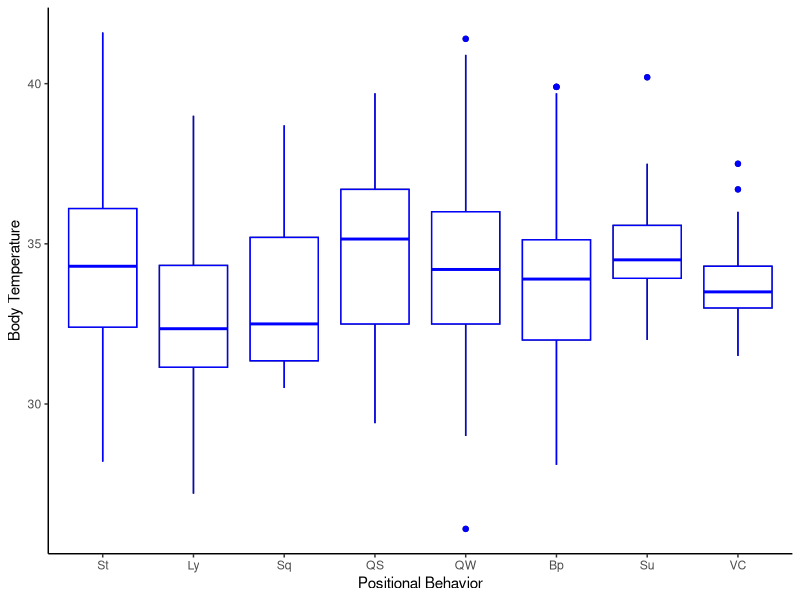
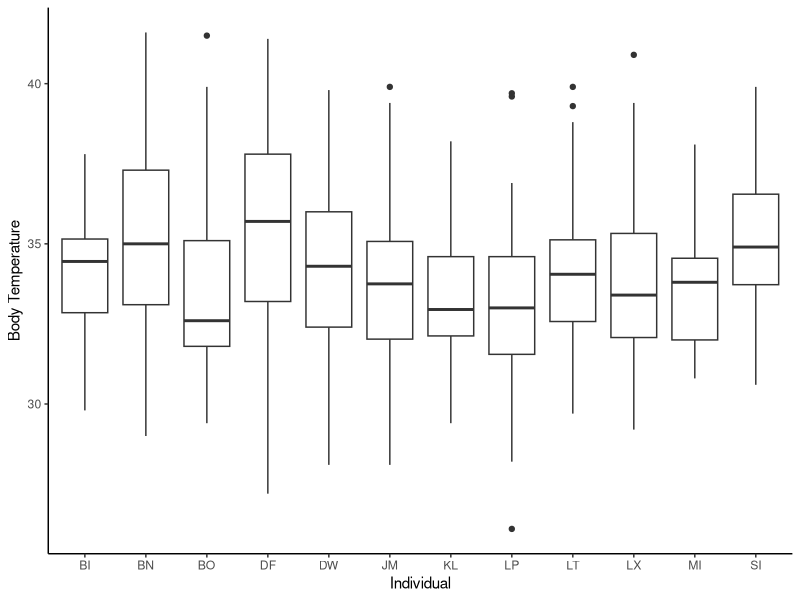
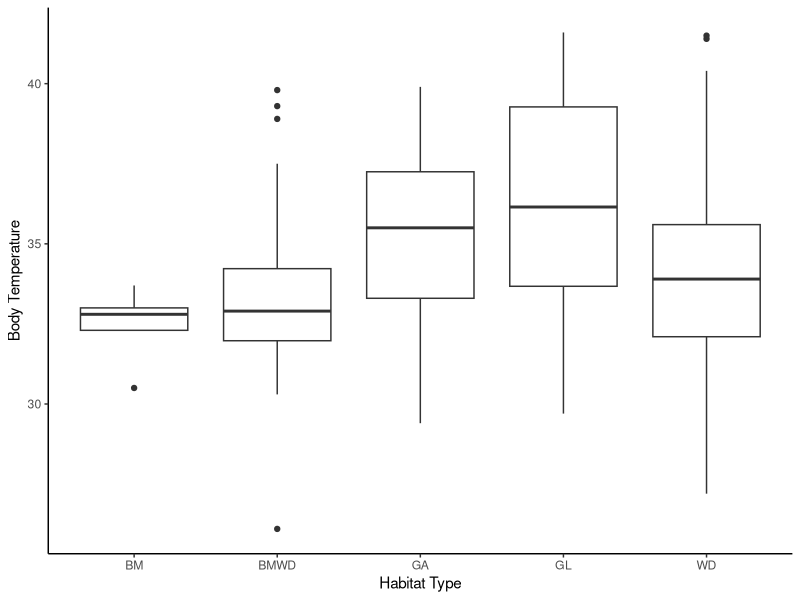
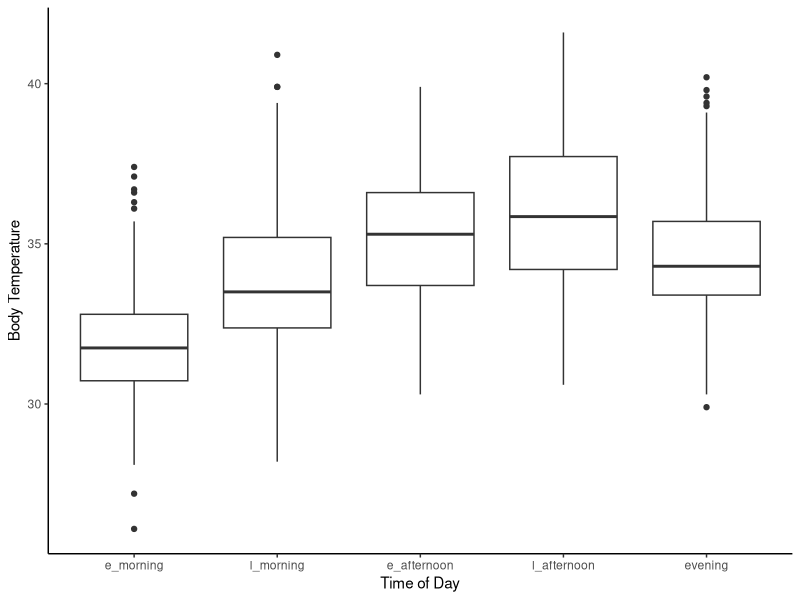
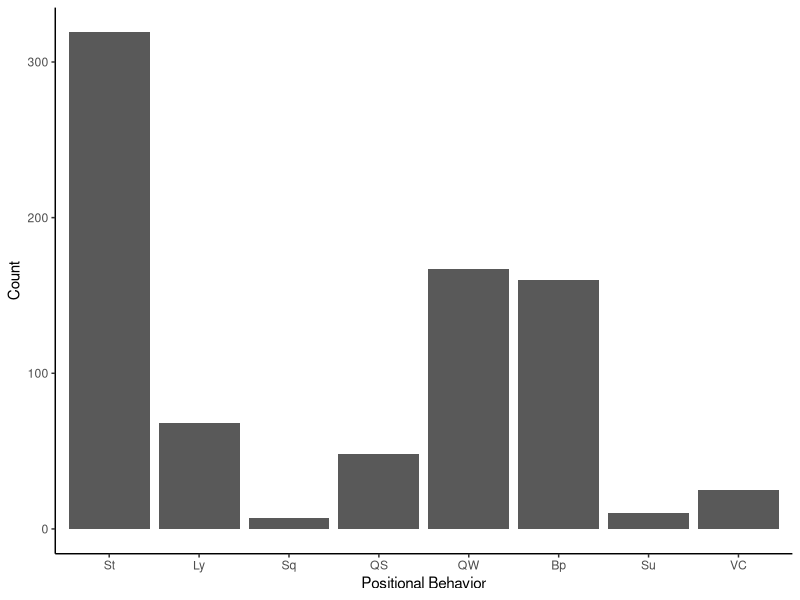
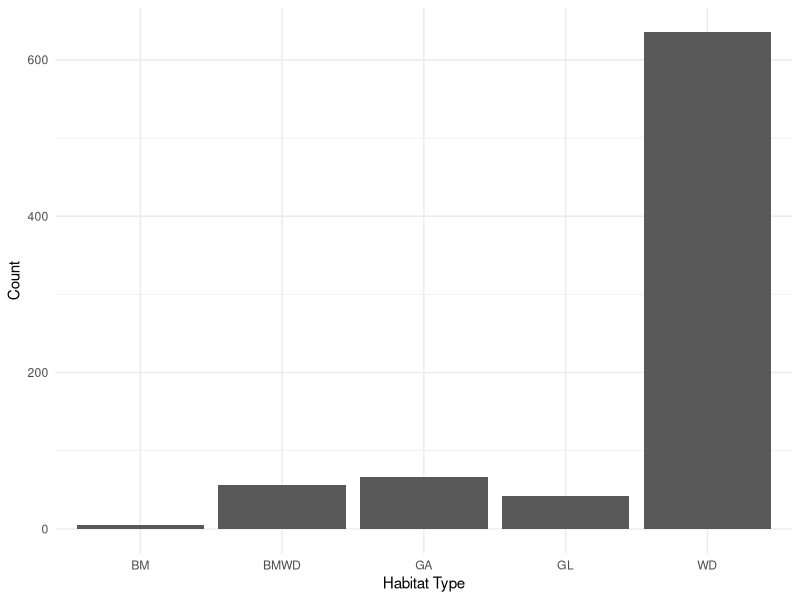
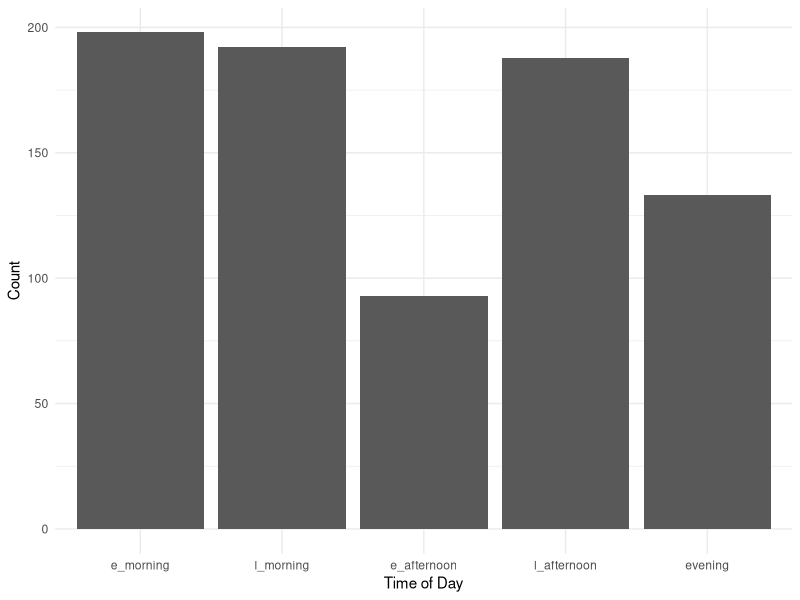
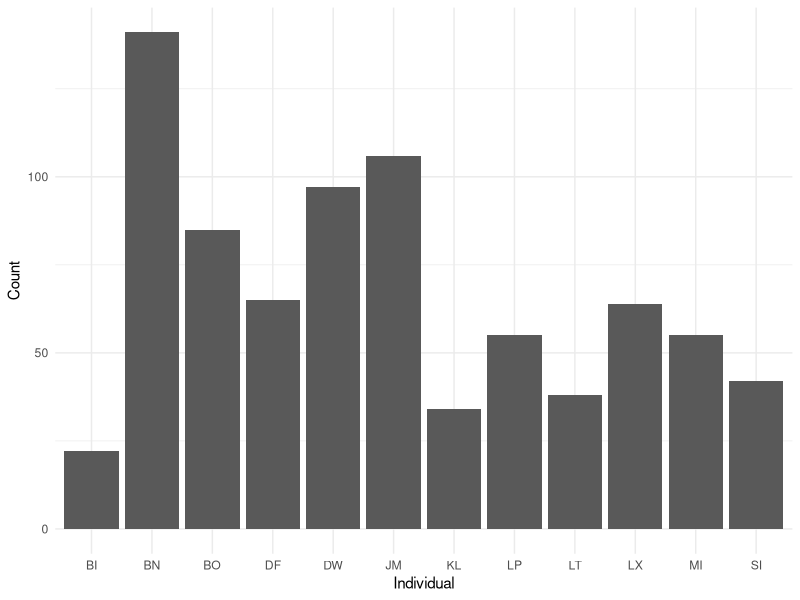

Generate these figures, in order, with R: (Note: this script raises an error after producing the figures.)
# load libraries
library(tidyverse) 
library(readr) 
library(lubridate)
library(magrittr)
library(ggplot2)
library(car)
library(emmeans)
library(lme4)
library(ggthemes)
library(plyr)

##read in data
prelim_tidy <- read_csv("_data/_tidy/prelim_data_tidycols.csv")
View(prelim_tidy)

#Omit any missing values:
summary(is.na(prelim_tidy))

prelim_temp<-na.omit(prelim_tidy)
View(prelim_temp)

prelim_temp$therm_t[prelim_temp$therm_t >= 42] <- NA

View(prelim_temp)

prelim_temp<-na.omit(prelim_temp)
View(prelim_temp)

#Combine positional behaviors into smaller categories
# suspensory = Cb, Br & QM
#Vertical climb and cling together
prelim_temp$pos_beh[prelim_temp$pos_beh == "Cb"] <- "Su"
prelim_temp$pos_beh[prelim_temp$pos_beh == "Br"] <- "Su"
prelim_temp$pos_beh[prelim_temp$pos_beh == "QM"] <- "Su"
prelim_temp$pos_beh[prelim_temp$pos_beh == "Vci"] <- "VC"
prelim_temp$pos_beh[prelim_temp$pos_beh == "Abp"] <- "Bp"
prelim_temp$pos_beh[prelim_temp$pos_beh == "BpS"] <- "Bp"
prelim_temp$pos_beh[prelim_temp$pos_beh == "BpW"] <- "Bp"

############
##re-order levels
prelim_temp$time_od <- factor(prelim_temp$time_od, levels = c("e_morning", "l_morning", "e_afternoon", "l_afternoon", "evening"))
prelim_temp$pos_beh <- factor(prelim_temp$pos_beh, levels = c("St", "Ly", "Sq", "QS", "QW", "Bp", "Su", "VC"))

## Change to factor and numeric
factor_cols <- c("pos_beh","context", "substrate", "hab_type", "individual")
numeric_cols <- c("sun", "therm_t", "t_lo", "t_hi")

prelim_temp[factor_cols] <- lapply(prelim_temp[factor_cols], as.factor)

prelim_temp[numeric_cols] <- lapply(prelim_temp[numeric_cols], as.numeric)

str(prelim_temp)

##plotting
ggplot(prelim_temp, aes(pos_beh, therm_t)) +
  geom_boxplot() + labs(x="Positional Behavior", y="Body Temperature") +
  theme_classic() + geom_boxplot(fill = "white", colour = "blue")

ggplot(prelim_temp, aes(individual, therm_t)) +
  geom_boxplot() + labs(x="Individual", y="Body Temperature") +
  theme_classic()

ggplot(prelim_temp, aes(hab_type, therm_t)) +
  geom_boxplot() + labs(x="Habitat Type", y="Body Temperature") +
  theme_classic()

ggplot(prelim_temp, aes(time_od, therm_t)) +
  geom_boxplot() + labs(x="Time of Day", y="Body Temperature") +
  theme_classic()

##counts
ggplot(prelim_temp, aes(pos_beh))+
  geom_bar(stat="count") + labs(x="Positional Behavior", y="Count") +
  theme_classic()  

ggplot(prelim_temp, aes(hab_type))+
  geom_bar(stat="count") + labs(x="Habitat Type", y="Count")+
  theme_minimal()    ###can I combine bamboo with bamboo woodland?

ggplot(prelim_temp, aes(time_od))+
  geom_bar(stat="count") + labs(x="Time of Day", y="Count")+
  theme_minimal()

ggplot(prelim_temp, aes(individual))+
  geom_bar(stat="count") + labs(x="Individual", y="Count")+
  theme_minimal()

ggplot(prelim_temp, aes(sun))+
  geom_histogram()

###model plotting
library(broom)
m1 <- lmer(therm_t ~ pos_beh + time_od + sun + date + hab_type + 
       (1|individual), data = prelim_temp)

summary(m1)

#m1_res <- tidy(coef(summary(m1)) ) 

#ggplot(m1_res, aes(pos_beh, therm_t)) +
  #geom_point()


ggplot(prelim_temp, aes(pos_beh, therm_t)) + 
  #geom_point(size = 3) +
  geom_point(aes(y=predict(m1)), size = 1)

ggplot(prelim_temp, aes(pos_beh, therm_t)) + 
  geom_point(size = 3) +
  geom_boxplot(aes(y=predict(m1)), size = 1, colour = "red") +
  labs(x="Positional Behavior", y="Body Temperature") +
  theme_classic()

##labels = c("Sit", "Lie", "Squat", "Quadrupedal Stand", 
           #"Quadrupedal Walk", "Bipedal", "Suspensory", 
           #"Vertical Climb/Cling")

##attempting to follow tutorial but got too confused....
preddata <- with(prelim_temp, expand.grid(pos_beh = levels(pos_beh), time_od = levels(time_od), 
                                          sun = 50, date = "2018-06-28", hab_type = "WD"))

###
factor_cols <- c("pos_beh", "time_od", "hab_type")
numeric_cols <- c("sun")

preddata[factor_cols] <- lapply(preddata[factor_cols], as.factor)

preddata[numeric_cols] <- lapply(preddata[numeric_cols], as.numeric)

preddata$date <- as.Date(preddata$date)

str(preddata)
########
mm <- model.matrix(~pos_beh + time_od + sun + date + hab_type, data=preddata)
###won't work because I don't have 2 or more levels per factor

pframe2 <- data.frame(preddata,eta=mm%*%fixef(m1))
pframe2 <- with(pframe2,data.frame(pframe2,prop=eta))
pvar1 <- diag(mm %*% tcrossprod(vcov(m1),mm))
tvar1 <- pvar1+VarCorr(m1)$individual
pframe2 <- data.frame(
  pframe2
  , plo = pframe2$eta-2*sqrt(pvar1)
  , phi = pframe2$eta+2*sqrt(pvar1)
  , tlo = pframe2$eta-2*sqrt(tvar1)
  , thi = pframe2$eta+2*sqrt(tvar1)
)
